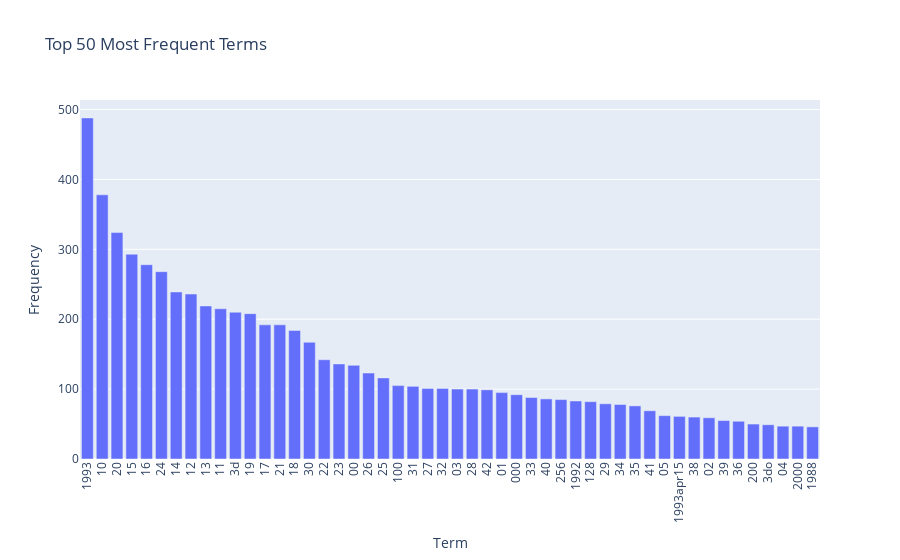

Notebook source saved alongside this figure:
### Markdown cell above
### >>> **Exercise 14 (take home):** 
Additionally, you can attempt to sort the terms on the `x-axis` by frequency instead of in alphabetical order. This way the visualization is more meaninfgul and you will be able to observe the so called [long tail](https://en.wikipedia.org/wiki/Long_tail) (get familiar with this term since it will appear a lot in data mining and other statistics courses). see picture below

![alt txt](https://upload.wikimedia.org/wikipedia/commons/thumb/8/8a/Long_tail.svg/1000px-Long_tail.svg.png)

### Code cell
# Answer here

# In this case, we use previously created code to sort the terms efficiently. Since the sorting has been optimized, it's
# only necessary to change the top_n_terms variable

term_freq = list(zip(range(X_counts.shape[0]), count_vect.get_feature_names_out(), X_counts.toarray().sum(axis=0).tolist()))
sorted_term_freq = sorted(term_freq, key=lambda x: x[2], reverse=True)

top_n_terms = 50

df_terms = pd.DataFrame(sorted_term_freq[:top_n_terms], columns=['Index', 'Term', 'Frequency'])

fig = px.bar(
    df_terms,
    x="Term", y="Frequency",
    title=f"Top {top_n_terms} Most Frequent Terms",
    hover_data=["Index"],
)
fig.update_layout(xaxis_tickangle=-90)
fig.show()

### Figure 1 — Plotly figure (JSON) as saved in the notebook; plotly's stock layout.template omitted (floating-point values rounded to 4 significant figures)
{"data": [{"customdata": [[1102], [242], [1341], [677], [755], [1586], [587], [431], [509], [336], [2148], [966], [842], [1421], [896], [1877], [1490], [1546], [0], [1673], [1632], [243], [1921], [1700], [1944], [103], [1731], [2221], [37], [1], [1986], [2175], [1660], [1101], [496], [1801], [2012], [2038], [2203], [139], [1120], [2103], [72], [2133], [2061], [1342], [2155], [124], [1343], [1096]], "hovertemplate": "Term=%{x}<br>Frequency=%{y}<br>Index=%{customdata[0]}<extra></extra>", "legendgroup": "", "marker": {"color": "#636efa", "pattern": {"shape": ""}}, "name": "", "orientation": "v", "showlegend": false, "textposition": "auto", "type": "bar", "x": ["1993", "10", "20", "15", "16", "24", "14", "12", "13", "11", "3d", "19", "17", "21", "18", "30", "22", "23", "00", "26", "25", "100", "31", "27", "32", "03", "28", "42", "01", "000", "33", "40", "256", "1992", "128", "29", "34", "35", "41", "05", "1993apr15", "38", "02", "39", "36", "200", "3do", "04", "2000", "1988"], "xaxis": "x", "y": [488, 378, 324, 293, 278, 268, 239, 236, 219, 215, 210, 208, 192, 192, 184, 167, 142, 136, 134, 123, 116, 105, 104, 101, 101, 100, 100, 99, 95, 92, 88, 86, 85, 83, 82, 79, 78, 76, 69, 62, 61, 60, 59, 55, 54, 50, 49, 47, 47, 46], "yaxis": "y"}], "layout": {"barmode": "relative", "legend": {"tracegroupgap": 0}, "title": {"text": "Top 50 Most Frequent Terms"}, "xaxis": {"anchor": "y", "domain": [0, 1], "tickangle": -90, "title": {"text": "Term"}}, "yaxis": {"anchor": "x", "domain": [0, 1], "title": {"text": "Frequency"}}}}
